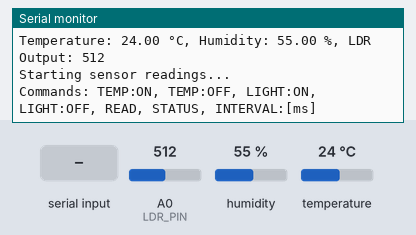
A sketch run on a simulated Arduino Uno, built with avr-gcc and run on an emulated ATmega328P. On the bench: the last lines printed to the serial monitor. Inputs (shaded band) come from the test bench; at power-on: A0 (LDR_PIN) = 512, humidity 55 %, temperature 24 °C.

Above: at 1.3 s.
1.4 s: "STATUS\n" received over Serial
At 2.1 s:
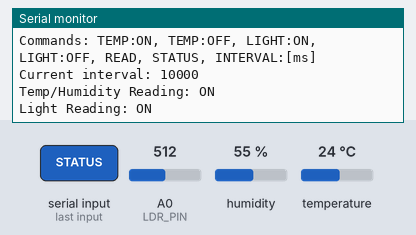
2.9 s: "TEMP:ON\n" received over Serial
At 3.7 s:
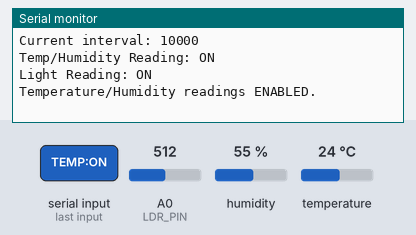
4.4 s: "TEMP:OFF\n" received over Serial
At 4.9 s:
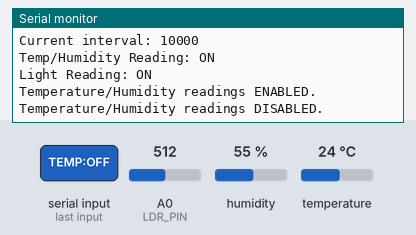
11.5 s: "LIGHT:ON\n" received over Serial
At 12.7 s:
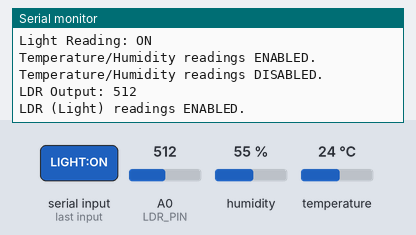
13.0 s: "LIGHT:OFF\n" received over Serial
At 13.9 s:
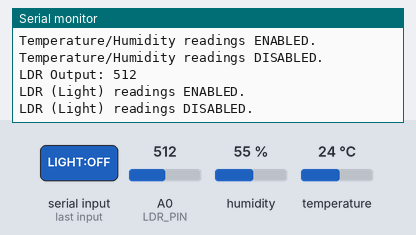
14.5 s: "STATUS\n" received over Serial
At 15.7 s:
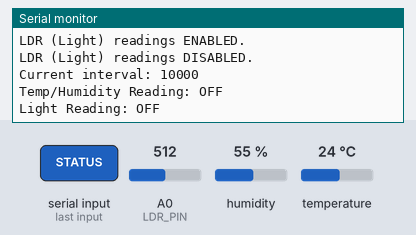

Measured:
- after the input at 1.4 s, the serial monitor: prints a new line at once (image 1)
- after the input at 2.9 s, the serial monitor: prints a new line at once (image 2)
- after the input at 4.4 s, the serial monitor: prints a new line at once (image 3)
- after the input at 11.5 s, the serial monitor: prints a new line at once (image 4)
- after the input at 13.0 s, the serial monitor: prints a new line at once (image 5)
- after the input at 14.5 s, the serial monitor: prints a new line at once (image 6)

The sketch:

Enviromoon.ino
```cpp
#include <DHT.h>
#include <DHT_U.h>

#define DHTPIN 2
#define DHTTYPE DHT22
#define LDR_PIN A0

DHT dht(DHTPIN, DHTTYPE);

// Variables for sensor readings
float temperature = 0;
float humidity = 0;
int ldrValue = 0;

// Variables for timing control
unsigned long lastReadingTime = 0;
unsigned long samplingInterval = 10000; // Default 10 seconds

// Separate "on/off" switches for each sensor
bool readTempHumidity = true;
bool readLight = true;

void setup() {
  Serial.begin(9600);
  dht.begin();

  // Initial reading
  readSensors();
  printReadings();

  Serial.println("Starting sensor readings...");
  Serial.println("Commands: TEMP:ON, TEMP:OFF, LIGHT:ON, LIGHT:OFF, READ, STATUS, INTERVAL:[ms]");
}

void loop() {
  // Check for commands from serial
  if (Serial.available() > 0) {
    String command = Serial.readStringUntil('\n');
    command.trim();
    command.toUpperCase(); // Convert command to uppercase to make it case-insensitive

    // Handle commands
    if (command.startsWith("INTERVAL:")) {
      String intervalStr = command.substring(9);
      unsigned long newInterval = intervalStr.toInt();

      if (newInterval >= 1000) {
        samplingInterval = newInterval;
        Serial.print("Interval updated to: ");
        Serial.println(samplingInterval);
      }
    } else if (command == "READ") {
      readSensors();
      printReadings();

    } else if (command == "STATUS") {
      Serial.print("Current interval: ");
      Serial.println(samplingInterval);
      // Report status for each sensor
      Serial.print("Temp/Humidity Reading: ");
      Serial.println(readTempHumidity ? "ON" : "OFF");
      Serial.print("Light Reading: ");
      Serial.println(readLight ? "ON" : "OFF");

    // Command blocks for separate sensors
    } else if (command == "TEMP:ON") {
      readTempHumidity = true;
      Serial.println("Temperature/Humidity readings ENABLED.");
    } else if (command == "TEMP:OFF") {
      readTempHumidity = false;
      Serial.println("Temperature/Humidity readings DISABLED.");
    } else if (command == "LIGHT:ON") {
      readLight = true;
      Serial.println("LDR (Light) readings ENABLED.");
    } else if (command == "LIGHT:OFF") {
      readLight = false;
      Serial.println("LDR (Light) readings DISABLED.");
    }
  }

  // Check if it's time for a new reading
  unsigned long currentTime = millis();

  // Only run if EITHER sensor is on
  if ((readTempHumidity || readLight) && (currentTime - lastReadingTime >= samplingInterval)) {
    readSensors();
    printReadings();
    lastReadingTime = currentTime;
  }
}

void readSensors() {
  // Only read if the switch is ON
  if (readTempHumidity) {
    temperature = dht.readTemperature();
    humidity = dht.readHumidity();

    if (isnan(temperature) || isnan(humidity)) {
      Serial.println("Failed to read from DHT sensor!");
    }
  }

  // Only read if the switch is ON
  if (readLight) {
    ldrValue = analogRead(LDR_PIN);
  }
}

void printReadings() {
  // Print a combined string, but only include
  // data from sensors that are turned ON.

  String output = ""; // Start with an empty string

  if (readTempHumidity) {
    output += "Temperature: ";
    output += temperature;
    output += " °C, Humidity: ";
    output += humidity;
    output += " %, ";
  }

  if (readLight) {
    output += "LDR Output: ";
    output += ldrValue;
  }

  // Only print if we actually added something to the string
  if (output.length() > 0) {
    Serial.println(output);
  }
}
```
